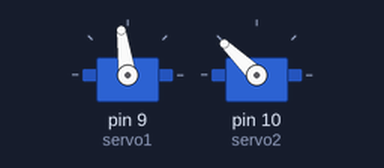
A sketch run on a simulated Arduino Uno, built with avr-gcc and run on an emulated ATmega328P. Shown: 2 × servo.

Above: at 0.05 s.
At 0.2 s:
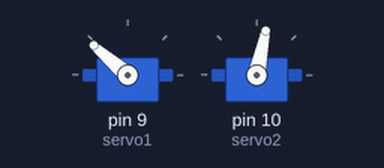
At 0.4 s:
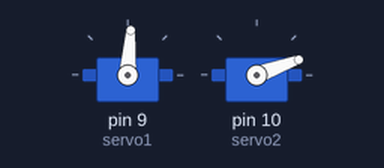
At 0.8 s:
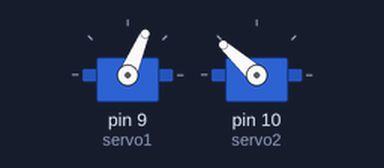
Timing chart, 0 to 3.0 s (numbered marks = the images above):
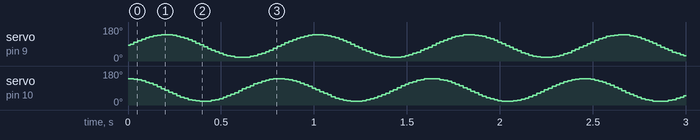

The sketch:

table_circle.ino
```cpp
#include <Servo.h>
Servo servo1;
Servo servo2;
const float pi=3.14159;

int servo1_origin=80;
int servo2_origin=80;
int amplitude = 60;
double cnt = 0;
int cnt2 = 0;

void setup() {
  // put your setup code here, to run once:
  servo1.attach(9);
  servo2.attach(10);
  servo1.write(servo1_origin);
  servo2.write(servo2_origin);
}

void loop() {
  cnt += 0.08;
  if(cnt >= 2 * pi){ cnt -= 2 * pi; cnt2++;}
  servo1.write(servo1_origin + amplitude * sin(cnt));
  servo2.write(servo2_origin + amplitude * cos(cnt));
  // put your main code here, to run repeatedly:
  delay(10);
}
```
